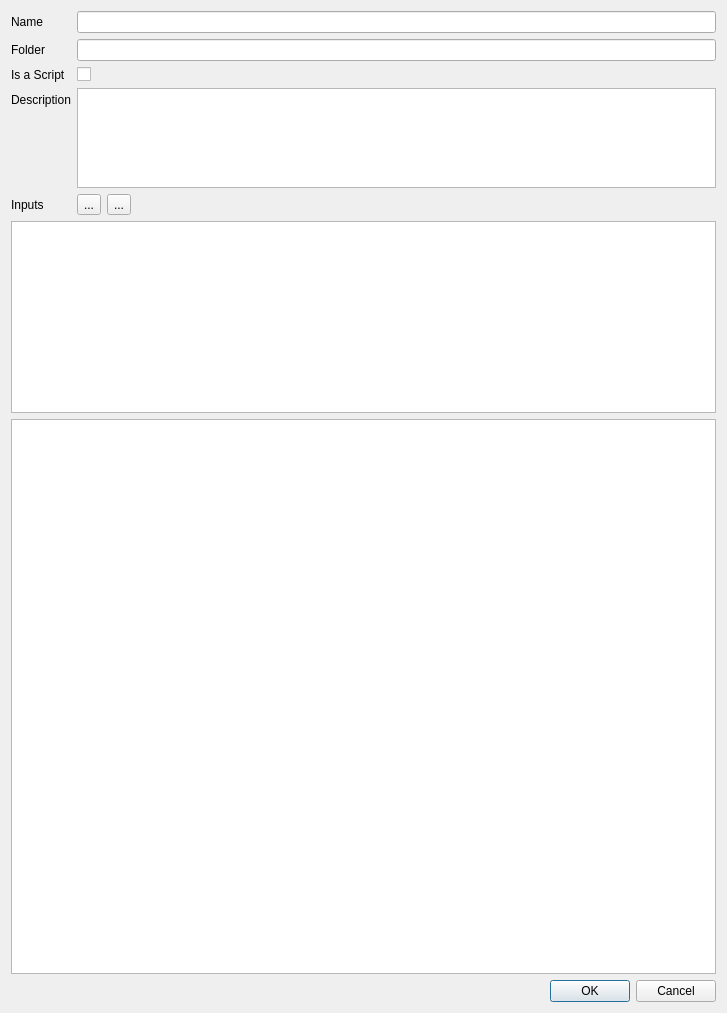
<?xml version="1.0" encoding="UTF-8"?>
<ui version="4.0">
 <class>scriptEditorDialog</class>
 <widget class="QDialog" name="scriptEditorDialog">
  <property name="geometry">
   <rect>
    <x>0</x>
    <y>0</y>
    <width>727</width>
    <height>1013</height>
   </rect>
  </property>
  <property name="windowTitle">
   <string>Script Editor</string>
  </property>
  <layout class="QVBoxLayout" name="verticalLayout">
   <item>
    <layout class="QFormLayout" name="formLayout">
     <item row="0" column="0">
      <widget class="QLabel" name="label">
       <property name="text">
        <string>Name</string>
       </property>
      </widget>
     </item>
     <item row="1" column="0">
      <widget class="QLabel" name="label_2">
       <property name="text">
        <string>Folder</string>
       </property>
      </widget>
     </item>
     <item row="4" column="0">
      <widget class="QLabel" name="label_3">
       <property name="text">
        <string>Inputs</string>
       </property>
      </widget>
     </item>
     <item row="0" column="1">
      <widget class="QLineEdit" name="nameEdit"/>
     </item>
     <item row="1" column="1">
      <widget class="QLineEdit" name="folderEdit"/>
     </item>
     <item row="4" column="1">
      <layout class="QVBoxLayout" name="verticalLayout_2">
       <item>
        <layout class="QHBoxLayout" name="horizontalLayout">
         <item>
          <widget class="QToolButton" name="btnAddInput">
           <property name="text">
            <string>...</string>
           </property>
          </widget>
         </item>
         <item>
          <widget class="QToolButton" name="btnRemoveInput">
           <property name="text">
            <string>...</string>
           </property>
          </widget>
         </item>
         <item>
          <spacer name="horizontalSpacer">
           <property name="orientation">
            <enum>Qt::Horizontal</enum>
           </property>
           <property name="sizeHint" stdset="0">
            <size>
             <width>40</width>
             <height>20</height>
            </size>
           </property>
          </spacer>
         </item>
        </layout>
       </item>
      </layout>
     </item>
     <item row="2" column="0">
      <widget class="QLabel" name="label_4">
       <property name="text">
        <string>Is a Script</string>
       </property>
      </widget>
     </item>
     <item row="2" column="1">
      <widget class="QCheckBox" name="isCommandCheckBox">
       <property name="text">
        <string/>
       </property>
      </widget>
     </item>
     <item row="3" column="0">
      <widget class="QLabel" name="label_5">
       <property name="text">
        <string>Description</string>
       </property>
      </widget>
     </item>
     <item row="3" column="1">
      <widget class="QPlainTextEdit" name="descriptionEdit">
       <property name="sizePolicy">
        <sizepolicy hsizetype="Expanding" vsizetype="Maximum">
         <horstretch>0</horstretch>
         <verstretch>0</verstretch>
        </sizepolicy>
       </property>
       <property name="maximumSize">
        <size>
         <width>16777215</width>
         <height>100</height>
        </size>
       </property>
      </widget>
     </item>
    </layout>
   </item>
   <item>
    <widget class="QTableView" name="inputsView">
     <property name="sizePolicy">
      <sizepolicy hsizetype="Expanding" vsizetype="Maximum">
       <horstretch>0</horstretch>
       <verstretch>0</verstretch>
      </sizepolicy>
     </property>
     <property name="maximumSize">
      <size>
       <width>16777215</width>
       <height>300</height>
      </size>
     </property>
    </widget>
   </item>
   <item>
    <widget class="QPlainTextEdit" name="scriptTextEdit"/>
   </item>
   <item>
    <widget class="QDialogButtonBox" name="buttonBox">
     <property name="orientation">
      <enum>Qt::Horizontal</enum>
     </property>
     <property name="standardButtons">
      <set>QDialogButtonBox::Cancel|QDialogButtonBox::Ok</set>
     </property>
    </widget>
   </item>
  </layout>
 </widget>
 <resources/>
 <connections>
  <connection>
   <sender>buttonBox</sender>
   <signal>accepted()</signal>
   <receiver>scriptEditorDialog</receiver>
   <slot>accept()</slot>
   <hints>
    <hint type="sourcelabel">
     <x>248</x>
     <y>254</y>
    </hint>
    <hint type="destinationlabel">
     <x>157</x>
     <y>274</y>
    </hint>
   </hints>
  </connection>
  <connection>
   <sender>buttonBox</sender>
   <signal>rejected()</signal>
   <receiver>scriptEditorDialog</receiver>
   <slot>reject()</slot>
   <hints>
    <hint type="sourcelabel">
     <x>316</x>
     <y>260</y>
    </hint>
    <hint type="destinationlabel">
     <x>286</x>
     <y>274</y>
    </hint>
   </hints>
  </connection>
 </connections>
</ui>
